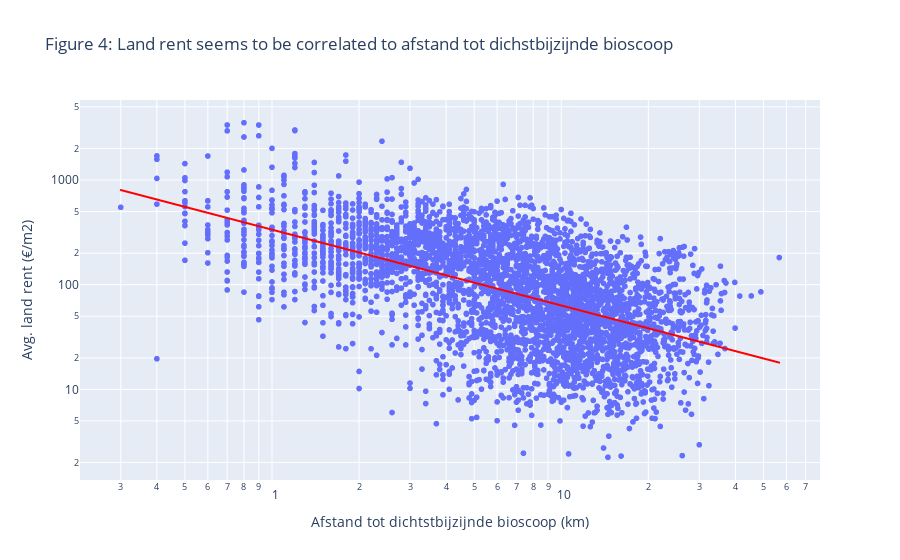

The code cell stored with this chart in its notebook:
### Code cell
plot_relation(data, 'AFS_BIOS', 'Figure 5: Land rent seems to be correlated to afstand tot dichstbijzijnde bioscoop')

### Figure 1 — Plotly figure (JSON) as saved in the notebook; plotly's stock layout.template omitted (floating-point values rounded to 4 significant figures; data arrays with more than 128 entries replaced by an {"elided": "..."} marker saying what was removed)
{"data": [{"hovertemplate": "Afstand tot dichtstbijzijnde bioscoop (km)=%{x}<br>Avg. land rent (€/m2)=%{y}<extra></extra>", "legendgroup": "", "marker": {"color": "#636efa", "symbol": "circle"}, "mode": "markers", "name": "", "showlegend": false, "type": "scattergl", "x": {"elided": "3878 float values"}, "xaxis": "x", "y": {"elided": "3878 float values"}, "yaxis": "y"}, {"hovertemplate": "<b>OLS trendline</b><br>log10(p_m2_FE) = -0.724156 * log10(AFS_BIOS) + 2.52576<br>R<sup>2</sup>=0.312494<br><br>Afstand tot dichtstbijzijnde bioscoop (km)=%{x}<br>Avg. land rent (€/m2)=%{y} <b>(trend)</b><extra></extra>", "legendgroup": "", "line": {"color": "red"}, "marker": {"color": "#636efa", "symbol": "circle"}, "mode": "lines", "name": "", "showlegend": false, "type": "scattergl", "x": {"elided": "3878 float values"}, "xaxis": "x", "y": {"elided": "3878 float values"}, "yaxis": "y"}], "layout": {"legend": {"tracegroupgap": 0}, "title": {"text": "Figure 4: Land rent seems to be correlated to afstand tot dichstbijzijnde bioscoop"}, "xaxis": {"anchor": "y", "domain": [0, 1], "title": {"text": "Afstand tot dichtstbijzijnde bioscoop (km)"}, "type": "log"}, "yaxis": {"anchor": "x", "domain": [0, 1], "title": {"text": "Avg. land rent (€/m2)"}, "type": "log"}}}
